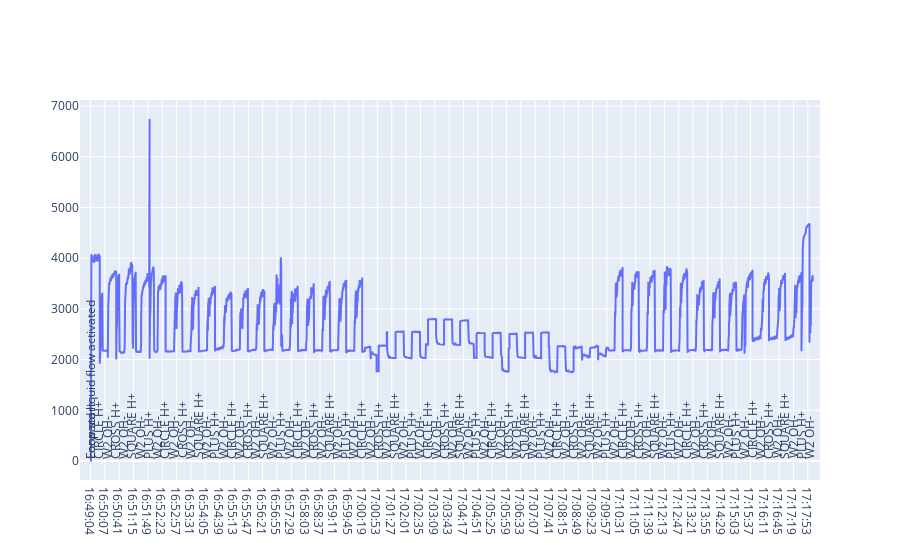

The notebook cell this image was saved under:
### Markdown cell above
Чип: 1
adc_range = 1.65 В
vb1=vb2=1.4 В, на более низких не калибруется.
Калибровка done

17:00 начал поднимать ADC range и поднял до 2. Стало хуже.

17:04 начал опускать ADC range

17:06 опустил до 1.8, в левом верхнем углу стали проявляться ярко-белые полоски. Оставил на 1.9

17:07 ADC=1.8

17:09 ADC=1.7 - проявился шум в виде белых точек в нижней половине изображения

17:10 ADC=1.65

17:13 поднял напряжение до 1.65

Во всех случаях муар продолжает проявляться (в верхней левой части, полосками). В нижней части какой-то рандом.

Заключение: муар не зависит от насыщения PH-раствора ионами.

### Code cell
download('sequence.py-2020.06.18_16:49:02.log')
draw_file('sequence.py-2020.06.18_16:49:02.log')

### Figure 1 — Plotly figure (JSON) as saved in the notebook; plotly's stock layout.template omitted (floating-point values rounded to 4 significant figures; data arrays with more than 128 entries replaced by an {"elided": "..."} marker saying what was removed)
{"data": [{"type": "scatter", "x": {"elided": "5317 str values"}, "y": {"elided": "5317 mixed values"}}], "layout": {"annotations": [{"align": "center", "showarrow": false, "text": "Forward liquid flow activated", "textangle": -90, "x": "16:49:04", "yanchor": "bottom"}, {"align": "center", "showarrow": false, "text": "Loop start", "textangle": -90, "x": "16:49:34", "yanchor": "bottom"}, {"align": "center", "showarrow": false, "text": "CIRCLE H+", "textangle": -90, "x": "16:49:54", "yanchor": "bottom"}, {"align": "center", "showarrow": false, "text": "W2 OH-", "textangle": -90, "x": "16:50:14", "yanchor": "bottom"}, {"align": "center", "showarrow": false, "text": "CROSS H+", "textangle": -90, "x": "16:50:33", "yanchor": "bottom"}, {"align": "center", "showarrow": false, "text": "W2 OH-", "textangle": -90, "x": "16:50:52", "yanchor": "bottom"}, {"align": "center", "showarrow": false, "text": "SQUARE H+", "textangle": -90, "x": "16:51:12", "yanchor": "bottom"}, {"align": "center", "showarrow": false, "text": "W2 OH-", "textangle": -90, "x": "16:51:32", "yanchor": "bottom"}, {"align": "center", "showarrow": false, "text": "PLUS H+", "textangle": -90, "x": "16:51:51", "yanchor": "bottom"}, {"align": "center", "showarrow": false, "text": "W2 OH-", "textangle": -90, "x": "16:52:11", "yanchor": "bottom"}, {"align": "center", "showarrow": false, "text": "CIRCLE H+", "textangle": -90, "x": "16:52:30", "yanchor": "bottom"}, {"align": "center", "showarrow": false, "text": "W2 OH-", "textangle": -90, "x": "16:52:50", "yanchor": "bottom"}, {"align": "center", "showarrow": false, "text": "CROSS H+", "textangle": -90, "x": "16:53:10", "yanchor": "bottom"}, {"align": "center", "showarrow": false, "text": "W2 OH-", "textangle": -90, "x": "16:53:29", "yanchor": "bottom"}, {"align": "center", "showarrow": false, "text": "SQUARE H+", "textangle": -90, "x": "16:53:49", "yanchor": "bottom"}, {"align": "center", "showarrow": false, "text": "W2 OH-", "textangle": -90, "x": "16:54:08", "yanchor": "bottom"}, {"align": "center", "showarrow": false, "text": "PLUS H+", "textangle": -90, "x": "16:54:28", "yanchor": "bottom"}, {"align": "center", "showarrow": false, "text": "W2 OH-", "textangle": -90, "x": "16:54:47", "yanchor": "bottom"}, {"align": "center", "showarrow": false, "text": "CIRCLE H+", "textangle": -90, "x": "16:55:07", "yanchor": "bottom"}, {"align": "center", "showarrow": false, "text": "W2 OH-", "textangle": -90, "x": "16:55:26", "yanchor": "bottom"}, {"align": "center", "showarrow": false, "text": "CROSS H+", "textangle": -90, "x": "16:55:45", "yanchor": "bottom"}, {"align": "center", "showarrow": false, "text": "W2 OH-", "textangle": -90, "x": "16:56:05", "yanchor": "bottom"}, {"align": "center", "showarrow": false, "text": "SQUARE H+", "textangle": -90, "x": "16:56:24", "yanchor": "bottom"}, {"align": "center", "showarrow": false, "text": "W2 OH-", "textangle": -90, "x": "16:56:44", "yanchor": "bottom"}, {"align": "center", "showarrow": false, "text": "PLUS H+", "textangle": -90, "x": "16:57:04", "yanchor": "bottom"}, {"align": "center", "showarrow": false, "text": "W2 OH-", "textangle": -90, "x": "16:57:24", "yanchor": "bottom"}, {"align": "center", "showarrow": false, "text": "CIRCLE H+", "textangle": -90, "x": "16:57:44", "yanchor": "bottom"}, {"align": "center", "showarrow": false, "text": "W2 OH-", "textangle": -90, "x": "16:58:03", "yanchor": "bottom"}, {"align": "center", "showarrow": false, "text": "CROSS H+", "textangle": -90, "x": "16:58:22", "yanchor": "bottom"}, {"align": "center", "showarrow": false, "text": "W2 OH-", "textangle": -90, "x": "16:58:41", "yanchor": "bottom"}, {"align": "center", "showarrow": false, "text": "SQUARE H+", "textangle": -90, "x": "16:59:00", "yanchor": "bottom"}, {"align": "center", "showarrow": false, "text": "W2 OH-", "textangle": -90, "x": "16:59:19", "yanchor": "bottom"}, {"align": "center", "showarrow": false, "text": "PLUS H+", "textangle": -90, "x": "16:59:38", "yanchor": "bottom"}, {"align": "center", "showarrow": false, "text": "W2 OH-", "textangle": -90, "x": "16:59:57", "yanchor": "bottom"}, {"align": "center", "showarrow": false, "text": "CIRCLE H+", "textangle": -90, "x": "17:00:17", "yanchor": "bottom"}, {"align": "center", "showarrow": false, "text": "W2 OH-", "textangle": -90, "x": "17:00:36", "yanchor": "bottom"}, {"align": "center", "showarrow": false, "text": "CROSS H+", "textangle": -90, "x": "17:00:55", "yanchor": "bottom"}, {"align": "center", "showarrow": false, "text": "W2 OH-", "textangle": -90, "x": "17:01:15", "yanchor": "bottom"}, {"align": "center", "showarrow": false, "text": "SQUARE H+", "textangle": -90, "x": "17:01:35", "yanchor": "bottom"}, {"align": "center", "showarrow": false, "text": "W2 OH-", "textangle": -90, "x": "17:01:55", "yanchor": "bottom"}, {"align": "center", "showarrow": false, "text": "PLUS H+", "textangle": -90, "x": "17:02:14", "yanchor": "bottom"}, {"align": "center", "showarrow": false, "text": "W2 OH-", "textangle": -90, "x": "17:02:33", "yanchor": "bottom"}, {"align": "center", "showarrow": false, "text": "CIRCLE H+", "textangle": -90, "x": "17:02:53", "yanchor": "bottom"}, {"align": "center", "showarrow": false, "text": "W2 OH-", "textangle": -90, "x": "17:03:12", "yanchor": "bottom"}, {"align": "center", "showarrow": false, "text": "CROSS H+", "textangle": -90, "x": "17:03:31", "yanchor": "bottom"}, {"align": "center", "showarrow": false, "text": "W2 OH-", "textangle": -90, "x": "17:03:50", "yanchor": "bottom"}, {"align": "center", "showarrow": false, "text": "SQUARE H+", "textangle": -90, "x": "17:04:09", "yanchor": "bottom"}, {"align": "center", "showarrow": false, "text": "W2 OH-", "textangle": -90, "x": "17:04:28", "yanchor": "bottom"}, {"align": "center", "showarrow": false, "text": "PLUS H+", "textangle": -90, "x": "17:04:47", "yanchor": "bottom"}, {"align": "center", "showarrow": false, "text": "W2 OH-", "textangle": -90, "x": "17:05:06", "yanchor": "bottom"}, {"align": "center", "showarrow": false, "text": "CIRCLE H+", "textangle": -90, "x": "17:05:25", "yanchor": "bottom"}, {"align": "center", "showarrow": false, "text": "W2 OH-", "textangle": -90, "x": "17:05:45", "yanchor": "bottom"}, {"align": "center", "showarrow": false, "text": "CROSS H+", "textangle": -90, "x": "17:06:04", "yanchor": "bottom"}, {"align": "center", "showarrow": false, "text": "W2 OH-", "textangle": -90, "x": "17:06:23", "yanchor": "bottom"}, {"align": "center", "showarrow": false, "text": "SQUARE H+", "textangle": -90, "x": "17:06:42", "yanchor": "bottom"}, {"align": "center", "showarrow": false, "text": "W2 OH-", "textangle": -90, "x": "17:07:01", "yanchor": "bottom"}, {"align": "center", "showarrow": false, "text": "PLUS H+", "textangle": -90, "x": "17:07:21", "yanchor": "bottom"}, {"align": "center", "showarrow": false, "text": "W2 OH-", "textangle": -90, "x": "17:07:40", "yanchor": "bottom"}, {"align": "center", "showarrow": false, "text": "CIRCLE H+", "textangle": -90, "x": "17:07:59", "yanchor": "bottom"}, {"align": "center", "showarrow": false, "text": "W2 OH-", "textangle": -90, "x": "17:08:18", "yanchor": "bottom"}, {"align": "center", "showarrow": false, "text": "CROSS H+", "textangle": -90, "x": "17:08:38", "yanchor": "bottom"}, {"align": "center", "showarrow": false, "text": "W2 OH-", "textangle": -90, "x": "17:08:57", "yanchor": "bottom"}, {"align": "center", "showarrow": false, "text": "SQUARE H+", "textangle": -90, "x": "17:09:16", "yanchor": "bottom"}, {"align": "center", "showarrow": false, "text": "W2 OH-", "textangle": -90, "x": "17:09:35", "yanchor": "bottom"}, {"align": "center", "showarrow": false, "text": "PLUS H+", "textangle": -90, "x": "17:09:55", "yanchor": "bottom"}, {"align": "center", "showarrow": false, "text": "W2 OH-", "textangle": -90, "x": "17:10:14", "yanchor": "bottom"}, {"align": "center", "showarrow": false, "text": "CIRCLE H+", "textangle": -90, "x": "17:10:34", "yanchor": "bottom"}, {"align": "center", "showarrow": false, "text": "W2 OH-", "textangle": -90, "x": "17:10:52", "yanchor": "bottom"}, {"align": "center", "showarrow": false, "text": "CROSS H+", "textangle": -90, "x": "17:11:12", "yanchor": "bottom"}, {"align": "center", "showarrow": false, "text": "W2 OH-", "textangle": -90, "x": "17:11:31", "yanchor": "bottom"}, {"align": "center", "showarrow": false, "text": "SQUARE H+", "textangle": -90, "x": "17:11:50", "yanchor": "bottom"}, {"align": "center", "showarrow": false, "text": "W2 OH-", "textangle": -90, "x": "17:12:09", "yanchor": "bottom"}, {"align": "center", "showarrow": false, "text": "PLUS H+", "textangle": -90, "x": "17:12:28", "yanchor": "bottom"}, {"align": "center", "showarrow": false, "text": "W2 OH-", "textangle": -90, "x": "17:12:47", "yanchor": "bottom"}, {"align": "center", "showarrow": false, "text": "CIRCLE H+", "textangle": -90, "x": "17:13:07", "yanchor": "bottom"}, {"align": "center", "showarrow": false, "text": "W2 OH-", "textangle": -90, "x": "17:13:26", "yanchor": "bottom"}, {"align": "center", "showarrow": false, "text": "CROSS H+", "textangle": -90, "x": "17:13:46", "yanchor": "bottom"}, {"align": "center", "showarrow": false, "text": "W2 OH-", "textangle": -90, "x": "17:14:05", "yanchor": "bottom"}, {"align": "center", "showarrow": false, "text": "SQUARE H+", "textangle": -90, "x": "17:14:24", "yanchor": "bottom"}, {"align": "center", "showarrow": false, "text": "W2 OH-", "textangle": -90, "x": "17:14:44", "yanchor": "bottom"}, {"align": "center", "showarrow": false, "text": "PLUS H+", "textangle": -90, "x": "17:15:03", "yanchor": "bottom"}, {"align": "center", "showarrow": false, "text": "W2 OH-", "textangle": -90, "x": "17:15:22", "yanchor": "bottom"}, {"align": "center", "showarrow": false, "text": "CIRCLE H+", "textangle": -90, "x": "17:15:42", "yanchor": "bottom"}, {"align": "center", "showarrow": false, "text": "W2 OH-", "textangle": -90, "x": "17:16:01", "yanchor": "bottom"}, {"align": "center", "showarrow": false, "text": "CROSS H+", "textangle": -90, "x": "17:16:20", "yanchor": "bottom"}, {"align": "center", "showarrow": false, "text": "W2 OH-", "textangle": -90, "x": "17:16:40", "yanchor": "bottom"}, {"align": "center", "showarrow": false, "text": "SQUARE H+", "textangle": -90, "x": "17:16:59", "yanchor": "bottom"}, {"align": "center", "showarrow": false, "text": "W2 OH-", "textangle": -90, "x": "17:17:18", "yanchor": "bottom"}, {"align": "center", "showarrow": false, "text": "PLUS H+", "textangle": -90, "x": "17:17:38", "yanchor": "bottom"}, {"align": "center", "showarrow": false, "text": "W2 OH-", "textangle": -90, "x": "17:17:57", "yanchor": "bottom"}]}}
